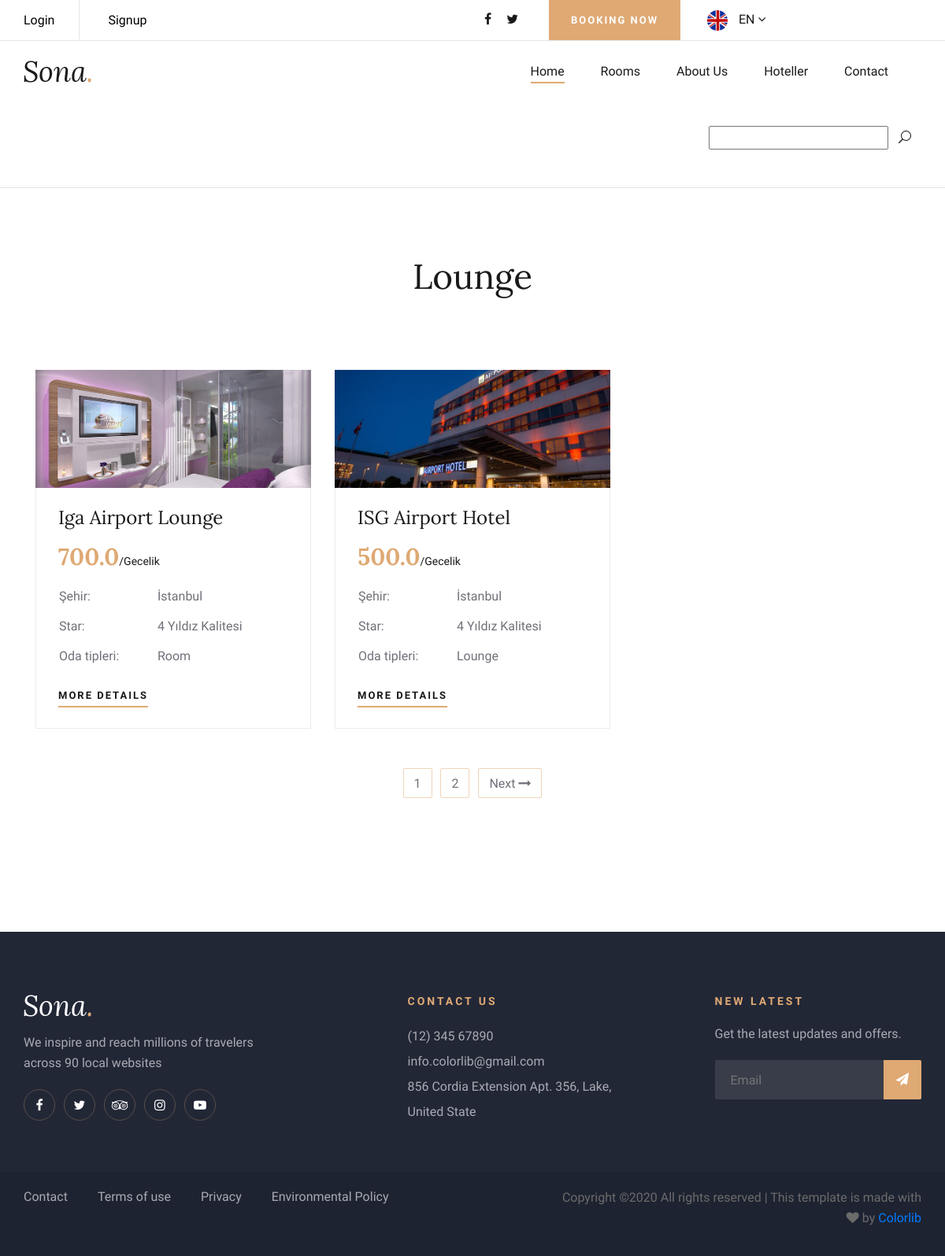
/category/11/Lounge/, run on the app's committed database.
### hotel/models.py (models this page shows, shortened)
class Category(MPTTModel):
    STATUS = (
        ('True','Evet'),
        ('False','Hayır'),
    )
    title = models.CharField(max_length=30)
    description = models.CharField(max_length=200)
    keywords = models.CharField(max_length=200)
    image = models.ImageField(blank=True,upload_to='images/')
    description = models.CharField(max_length=200)
    status=models.CharField(max_length=10 , choices=STATUS, default="")
    slug = models.SlugField(null=False,unique=True)
    parent = TreeForeignKey('self', blank=True,null=True,related_name='children', on_delete=models.CASCADE)
    create_at=models.DateTimeField(auto_now_add=True)
    update_at=models.DateTimeField(auto_now_add=True)
    class MPTTMeta:
        order_insertion_by = ['title']

class Product(models.Model):
    STATUS = (
        ('True','Evet'),
        ('False','Hayır'),
    )
    category = models.ForeignKey(Category,on_delete=models.CASCADE)
    title = models.CharField(max_length=30, default="")
    description = models.CharField(max_length=200, default="")
    keywords = models.CharField(max_length=200, default="")
    star = models.IntegerField()
    city = models.CharField(max_length=200, default="")
    detail = models.TextField()
    roomtypes = models.CharField(max_length=200, default="")
    price= models.FloatField()
    slug = models.SlugField(null=False,unique=True)
    image = models.ImageField(blank=True,upload_to='images/')
    description = models.CharField(max_length=200, default="")
    status=models.CharField(max_length=10 , choices=STATUS, default="")
    detail = RichTextUploadingField()
    create_at=models.DateTimeField(auto_now_add=True)
    update_at=models.DateTimeField(auto_now_add=True)
    def image_tag(self):
        return mark_safe('<img src="{}" height="50"/>'.format(self.image.url))
    image_tag.short_description = 'Image'

### home/views.py (the view)
# urls.py: path('category/<int:id>/<slug:slug>/',views.category_products,name='category-products'),
def category_products(request, id, slug):
    category = Category.objects.all()
    categorydata = Category.objects.get(pk=id)
    products = Product.objects.filter(category_id=id)
    context = {'products': products,
               'category': category,
               'categorydata': categorydata}
    return render(request, 'oteller.html', context)

### home/templates/oteller.html (shortened to what this page needs)
{% extends 'homebase.html' %}
{% block content %}
{% load static %}
 <hr>
 <section class="container" style="margin-top:10px;margin-bottom:90px">
    <div class="breadcrumb-section">
        <div class="container">
            <div class="row">
                <div class="col-lg-12">
                    <div class="breadcrumb-text">
                        <h2>{{categorydata.title}}</h2>
                    </div>
                </div>
            </div>
        </div>
    </div>
    <section class="rooms-section spad">
        <div class="container">
            <div class="row">
             {% for pr in products %}
                <div class="col-lg-4 col-md-6" >
                    <div class="room-item">
                        <img style="max-height:150px;min-height:150px;object-fit:cover" src="{{pr.image.url}}" alt="">
                        <div class="ri-text">
                            <h4>{{pr.title}}</h4>
                            <h3>{{pr.price}}<span>/Gecelik</span></h3>
                            <table>
                                <tbody>
                                    <tr>
                                        <td class="r-o">Şehir:</td>
                                        <td>{{pr.city}}</td>
                                    </tr>
                                    <tr>
                                        <td class="r-o">Star:</td>
                                        <td>{{pr.star}} Yıldız Kalitesi</td>
                                    </tr>
                                    <tr>
                                        <td class="r-o">Oda tipleri:</td>
                                        <td>{{pr.roomtypes}}</td>
                                    </tr>
                                </tbody>
                            </table>
                            <a href="/product/{{pr.id}}/{{pr.slug}}/" class="primary-btn">More Details</a>
                        </div>
                    </div>
                </div>
                {% endfor%}
                <div class="col-lg-12">
                    <div class="room-pagination">
                        <a href="#">1</a>
                        <a href="#">2</a>
                        <a href="#">Next <i class="fa fa-long-arrow-right"></i></a>
                    </div>
                </div>
            </div>
        </div>
    </section>
   </section>
{% endblock %}

### home/static/css/style.css (style rules this page uses)
html, body { height: 100%; font-family: "Cabin", sans-serif; -webkit-font-smoothing: antialiased; font-smoothing: antialiased; }
h1, h2, h3, h4, h5, h6 { margin: 0; color: #111111; font-weight: 400; font-family: "Lora", serif; }
h2 { font-size: 36px; }
h3 { font-size: 30px; }
h4 { font-size: 24px; }
img { max-width: 100%; }
.spad { padding-top: 100px; padding-bottom: 100px; }
.primary-btn { display: inline-block; font-size: 13px; color: #ffffff; text-transform: uppercase; letter-spacing: 2px; font-weight: 700; position: relative; }
.primary-btn:after { position: absolute; left: 0; bottom: -5px; width: 100%; height: 2px; background: #dfa974; content: ""; }
.breadcrumb-section { padding-top: 70px; padding-bottom: 80px; }
.breadcrumb-text { text-align: center; }
.breadcrumb-text h2 { font-size: 44px; color: #19191a; margin-bottom: 12px; }
.rooms-section { padding-top: 0; padding-bottom: 80px; }
.room-item { margin-bottom: 30px; }
.room-item img { min-width: 100%; }
.room-item .ri-text { border: 1px solid #ebebeb; border-top: none; padding: 24px 24px 30px 28px; }
.room-item .ri-text h4 { color: #19191a; margin-bottom: 17px; }
.room-item .ri-text h3 { color: #dfa974; font-weight: 700; margin-bottom: 14px; }
.room-item .ri-text h3 span { font-family: "Cabin", sans-serif; font-size: 14px; font-weight: 400; color: #19191a; }
.room-item .ri-text table { margin-bottom: 18px; }
.room-item .ri-text table tbody tr td { font-size: 16px; color: #707079; line-height: 36px; }
.room-item .ri-text table tbody tr td.r-o { width: 125px; }
.room-item .ri-text .primary-btn { color: #19191a; }
.room-pagination { text-align: center; padding-top: 20px; }
.room-pagination a { font-size: 16px; color: #707079; border: 1px solid #EFD4B9; border-radius: 2px; padding: 7px 13px 5px; margin-right: 7px; display: inline-block; -webkit-transition: all 0.3s; -o-transition: all 0.3s; transition: all 0.3s; }
.room-pagination a:last-child { margin-right: 0; }
@media only screen and (min-width: 1200px) { .container { max-width: 1170px; } }

### data on the page
Category: title "Lounge"
Product: image (picture), title "Iga Airport Lounge", price "700.0", city "İstanbul", star "4", roomtypes "Room"
Product: image (picture), title "ISG Airport Hotel", price "500.0", city "İstanbul", star "4", roomtypes "Lounge"
